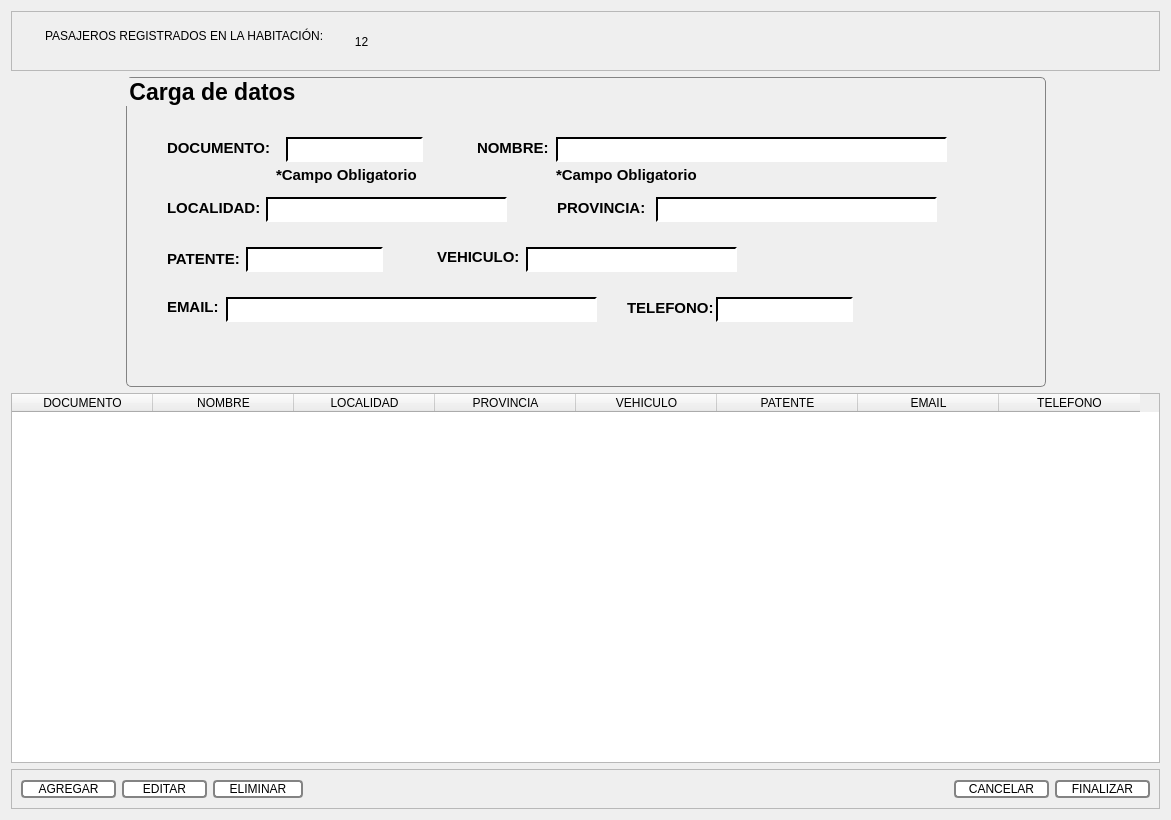
<?xml version="1.0" encoding="UTF-8"?>
<ui version="4.0">
 <class>ventana_registro_pasajeros</class>
 <widget class="QDialog" name="ventana_registro_pasajeros">
  <property name="geometry">
   <rect>
    <x>0</x>
    <y>0</y>
    <width>1171</width>
    <height>787</height>
   </rect>
  </property>
  <property name="windowTitle">
   <string>Registro de pasajeros</string>
  </property>
  <property name="styleSheet">
   <string notr="true">QGroupBox{
	border-color: rgb(0,0,0)
}</string>
  </property>
  <layout class="QVBoxLayout" name="verticalLayout">
   <item>
    <widget class="QFrame" name="frame_2">
     <property name="minimumSize">
      <size>
       <width>0</width>
       <height>60</height>
      </size>
     </property>
     <property name="frameShape">
      <enum>QFrame::StyledPanel</enum>
     </property>
     <property name="frameShadow">
      <enum>QFrame::Raised</enum>
     </property>
     <widget class="QLabel" name="label_9">
      <property name="geometry">
       <rect>
        <x>34</x>
        <y>5</y>
        <width>281</width>
        <height>40</height>
       </rect>
      </property>
      <property name="minimumSize">
       <size>
        <width>280</width>
        <height>40</height>
       </size>
      </property>
      <property name="text">
       <string>PASAJEROS REGISTRADOS EN LA HABITACIÓN: </string>
      </property>
     </widget>
     <widget class="QLabel" name="label_10">
      <property name="geometry">
       <rect>
        <x>320</x>
        <y>10</y>
        <width>61</width>
        <height>41</height>
       </rect>
      </property>
      <property name="minimumSize">
       <size>
        <width>60</width>
        <height>40</height>
       </size>
      </property>
      <property name="text">
       <string>12</string>
      </property>
      <property name="alignment">
       <set>Qt::AlignCenter</set>
      </property>
     </widget>
    </widget>
   </item>
   <item>
    <layout class="QHBoxLayout" name="horizontalLayout">
     <item>
      <spacer name="horizontalSpacer">
       <property name="orientation">
        <enum>Qt::Horizontal</enum>
       </property>
       <property name="sizeHint" stdset="0">
        <size>
         <width>102</width>
         <height>20</height>
        </size>
       </property>
      </spacer>
     </item>
     <item>
      <widget class="QGroupBox" name="groupBox_pasajero">
       <property name="sizePolicy">
        <sizepolicy hsizetype="Fixed" vsizetype="Fixed">
         <horstretch>0</horstretch>
         <verstretch>0</verstretch>
        </sizepolicy>
       </property>
       <property name="minimumSize">
        <size>
         <width>920</width>
         <height>310</height>
        </size>
       </property>
       <property name="maximumSize">
        <size>
         <width>920</width>
         <height>310</height>
        </size>
       </property>
       <property name="font">
        <font>
         <pointsize>17</pointsize>
         <weight>75</weight>
         <bold>true</bold>
        </font>
       </property>
       <property name="styleSheet">
        <string notr="true">QGroupBox{
	border-width: 1px;
	border-style: solid;
	border-color: rgb(131, 131, 131);
	border-radius: 5px;
}
QLabel{
	font: bold 15px;
	background-color: transparent;
}

QLabel#lbl_mensaje2{
	color:rgb(255, 0, 0);
	font: 5pt &quot;Calibri&quot;;

}

QLineEdit{
	background-color: rgb(255,255,255);
	font: 12pt &quot;Calibri&quot;;
	border-width: 2px;
	border-top-color: rgb(0, 0, 0);
	border-left-color: rgb(0, 0, 0);
	border-right-color: rgb(255,255,255);	
	border-bottom-color: rgb(255,255,255);
	border-style: solid;

}

QPushButton{
	background-color: rgb(255,255,255);
	font: 12pt &quot;Calibri&quot;;
	border-width: 2px;
	border-style: solid;
	border-color: rgb(131, 131, 131);
	border-radius: 4px;
}

QPushButton:hover{
	background-color: rgb(153, 142, 140);
	font: 75 italic 12pt &quot;Calibri&quot;;
	border-width: 2px;
	border-style: solid;
	border-color: rgb(131, 131, 131);
	border-radius: 4px;
}</string>
       </property>
       <property name="title">
        <string>Carga de datos</string>
       </property>
       <property name="alignment">
        <set>Qt::AlignLeading|Qt::AlignLeft|Qt::AlignVCenter</set>
       </property>
       <property name="flat">
        <bool>true</bool>
       </property>
       <property name="checkable">
        <bool>false</bool>
       </property>
       <widget class="QLabel" name="label">
        <property name="geometry">
         <rect>
          <x>351</x>
          <y>62</y>
          <width>72</width>
          <height>18</height>
         </rect>
        </property>
        <property name="text">
         <string>NOMBRE:</string>
        </property>
        <property name="buddy">
         <cstring>lineEdit_nombre</cstring>
        </property>
       </widget>
       <widget class="QLineEdit" name="lineEdit_nombre">
        <property name="geometry">
         <rect>
          <x>430</x>
          <y>60</y>
          <width>391</width>
          <height>25</height>
         </rect>
        </property>
        <property name="maxLength">
         <number>50</number>
        </property>
        <property name="cursorPosition">
         <number>0</number>
        </property>
       </widget>
       <widget class="QLabel" name="label_2">
        <property name="geometry">
         <rect>
          <x>41</x>
          <y>62</y>
          <width>104</width>
          <height>18</height>
         </rect>
        </property>
        <property name="text">
         <string>DOCUMENTO:</string>
        </property>
        <property name="buddy">
         <cstring>lineEdit_dni</cstring>
        </property>
       </widget>
       <widget class="QLineEdit" name="lineEdit_dni">
        <property name="geometry">
         <rect>
          <x>160</x>
          <y>60</y>
          <width>137</width>
          <height>25</height>
         </rect>
        </property>
        <property name="maxLength">
         <number>8</number>
        </property>
       </widget>
       <widget class="QLabel" name="label_3">
        <property name="geometry">
         <rect>
          <x>41</x>
          <y>122</y>
          <width>94</width>
          <height>18</height>
         </rect>
        </property>
        <property name="text">
         <string>LOCALIDAD:</string>
        </property>
        <property name="buddy">
         <cstring>lineEdit_localidad</cstring>
        </property>
       </widget>
       <widget class="QLineEdit" name="lineEdit_localidad">
        <property name="geometry">
         <rect>
          <x>140</x>
          <y>120</y>
          <width>241</width>
          <height>25</height>
         </rect>
        </property>
        <property name="maxLength">
         <number>30</number>
        </property>
        <property name="cursorPosition">
         <number>0</number>
        </property>
       </widget>
       <widget class="QLabel" name="label_4">
        <property name="geometry">
         <rect>
          <x>431</x>
          <y>122</y>
          <width>94</width>
          <height>18</height>
         </rect>
        </property>
        <property name="text">
         <string>PROVINCIA:</string>
        </property>
        <property name="buddy">
         <cstring>lineEdit_provincia</cstring>
        </property>
       </widget>
       <widget class="QLineEdit" name="lineEdit_provincia">
        <property name="geometry">
         <rect>
          <x>530</x>
          <y>120</y>
          <width>281</width>
          <height>25</height>
         </rect>
        </property>
        <property name="maxLength">
         <number>30</number>
        </property>
        <property name="cursorPosition">
         <number>0</number>
        </property>
        <property name="alignment">
         <set>Qt::AlignLeading|Qt::AlignLeft|Qt::AlignVCenter</set>
        </property>
       </widget>
       <widget class="QLabel" name="label_5">
        <property name="geometry">
         <rect>
          <x>41</x>
          <y>173</y>
          <width>73</width>
          <height>18</height>
         </rect>
        </property>
        <property name="text">
         <string>PATENTE:</string>
        </property>
        <property name="buddy">
         <cstring>lineEdit_patente</cstring>
        </property>
       </widget>
       <widget class="QLineEdit" name="lineEdit_patente">
        <property name="geometry">
         <rect>
          <x>120</x>
          <y>170</y>
          <width>137</width>
          <height>25</height>
         </rect>
        </property>
        <property name="maxLength">
         <number>8</number>
        </property>
        <property name="cursorPosition">
         <number>0</number>
        </property>
        <property name="alignment">
         <set>Qt::AlignLeading|Qt::AlignLeft|Qt::AlignVCenter</set>
        </property>
       </widget>
       <widget class="QLabel" name="label_6">
        <property name="geometry">
         <rect>
          <x>41</x>
          <y>221</y>
          <width>53</width>
          <height>18</height>
         </rect>
        </property>
        <property name="text">
         <string>EMAIL:</string>
        </property>
        <property name="buddy">
         <cstring>lineEdit_email</cstring>
        </property>
       </widget>
       <widget class="QLineEdit" name="lineEdit_email">
        <property name="geometry">
         <rect>
          <x>100</x>
          <y>220</y>
          <width>371</width>
          <height>25</height>
         </rect>
        </property>
        <property name="maxLength">
         <number>50</number>
        </property>
        <property name="cursorPosition">
         <number>0</number>
        </property>
       </widget>
       <widget class="QLabel" name="label_7">
        <property name="geometry">
         <rect>
          <x>311</x>
          <y>171</y>
          <width>84</width>
          <height>18</height>
         </rect>
        </property>
        <property name="text">
         <string>VEHICULO:</string>
        </property>
        <property name="buddy">
         <cstring>lineEdit_vehiculo</cstring>
        </property>
       </widget>
       <widget class="QLineEdit" name="lineEdit_vehiculo">
        <property name="geometry">
         <rect>
          <x>400</x>
          <y>170</y>
          <width>211</width>
          <height>25</height>
         </rect>
        </property>
        <property name="maxLength">
         <number>30</number>
        </property>
        <property name="cursorPosition">
         <number>0</number>
        </property>
        <property name="alignment">
         <set>Qt::AlignLeading|Qt::AlignLeft|Qt::AlignVCenter</set>
        </property>
       </widget>
       <widget class="QLabel" name="label_8">
        <property name="geometry">
         <rect>
          <x>501</x>
          <y>222</y>
          <width>86</width>
          <height>18</height>
         </rect>
        </property>
        <property name="text">
         <string>TELEFONO:</string>
        </property>
        <property name="buddy">
         <cstring>lineEdit_telefono</cstring>
        </property>
       </widget>
       <widget class="QLineEdit" name="lineEdit_telefono">
        <property name="geometry">
         <rect>
          <x>590</x>
          <y>220</y>
          <width>137</width>
          <height>25</height>
         </rect>
        </property>
        <property name="maxLength">
         <number>15</number>
        </property>
        <property name="cursorPosition">
         <number>0</number>
        </property>
        <property name="alignment">
         <set>Qt::AlignLeading|Qt::AlignLeft|Qt::AlignVCenter</set>
        </property>
       </widget>
       <widget class="QLabel" name="lbl_mensaje">
        <property name="geometry">
         <rect>
          <x>150</x>
          <y>90</y>
          <width>161</width>
          <height>16</height>
         </rect>
        </property>
        <property name="palette">
         <palette>
          <active>
           <colorrole role="Button">
            <brush brushstyle="SolidPattern">
             <color alpha="0">
              <red>0</red>
              <green>0</green>
              <blue>0</blue>
             </color>
            </brush>
           </colorrole>
           <colorrole role="Base">
            <brush brushstyle="SolidPattern">
             <color alpha="0">
              <red>0</red>
              <green>0</green>
              <blue>0</blue>
             </color>
            </brush>
           </colorrole>
           <colorrole role="Window">
            <brush brushstyle="SolidPattern">
             <color alpha="0">
              <red>0</red>
              <green>0</green>
              <blue>0</blue>
             </color>
            </brush>
           </colorrole>
          </active>
          <inactive>
           <colorrole role="Button">
            <brush brushstyle="SolidPattern">
             <color alpha="0">
              <red>0</red>
              <green>0</green>
              <blue>0</blue>
             </color>
            </brush>
           </colorrole>
           <colorrole role="Base">
            <brush brushstyle="SolidPattern">
             <color alpha="0">
              <red>0</red>
              <green>0</green>
              <blue>0</blue>
             </color>
            </brush>
           </colorrole>
           <colorrole role="Window">
            <brush brushstyle="SolidPattern">
             <color alpha="0">
              <red>0</red>
              <green>0</green>
              <blue>0</blue>
             </color>
            </brush>
           </colorrole>
          </inactive>
          <disabled>
           <colorrole role="Button">
            <brush brushstyle="SolidPattern">
             <color alpha="0">
              <red>0</red>
              <green>0</green>
              <blue>0</blue>
             </color>
            </brush>
           </colorrole>
           <colorrole role="Base">
            <brush brushstyle="SolidPattern">
             <color alpha="0">
              <red>0</red>
              <green>0</green>
              <blue>0</blue>
             </color>
            </brush>
           </colorrole>
           <colorrole role="Window">
            <brush brushstyle="SolidPattern">
             <color alpha="0">
              <red>0</red>
              <green>0</green>
              <blue>0</blue>
             </color>
            </brush>
           </colorrole>
          </disabled>
         </palette>
        </property>
        <property name="font">
         <font>
          <pointsize>-1</pointsize>
          <weight>75</weight>
          <italic>false</italic>
          <bold>true</bold>
         </font>
        </property>
        <property name="text">
         <string>*Campo Obligatorio</string>
        </property>
       </widget>
       <widget class="QLabel" name="lbl_mensaje_2">
        <property name="geometry">
         <rect>
          <x>430</x>
          <y>90</y>
          <width>161</width>
          <height>16</height>
         </rect>
        </property>
        <property name="text">
         <string>*Campo Obligatorio</string>
        </property>
       </widget>
      </widget>
     </item>
     <item>
      <spacer name="horizontalSpacer_2">
       <property name="orientation">
        <enum>Qt::Horizontal</enum>
       </property>
       <property name="sizeHint" stdset="0">
        <size>
         <width>112</width>
         <height>20</height>
        </size>
       </property>
      </spacer>
     </item>
    </layout>
   </item>
   <item>
    <widget class="QTableWidget" name="tabla_mostrar_pasajeros">
     <property name="minimumSize">
      <size>
       <width>1149</width>
       <height>370</height>
      </size>
     </property>
     <property name="maximumSize">
      <size>
       <width>1149</width>
       <height>16777215</height>
      </size>
     </property>
     <property name="sizeAdjustPolicy">
      <enum>QAbstractScrollArea::AdjustToContents</enum>
     </property>
     <property name="showGrid">
      <bool>true</bool>
     </property>
     <property name="rowCount">
      <number>0</number>
     </property>
     <attribute name="horizontalHeaderDefaultSectionSize">
      <number>141</number>
     </attribute>
     <attribute name="horizontalHeaderHighlightSections">
      <bool>true</bool>
     </attribute>
     <attribute name="horizontalHeaderMinimumSectionSize">
      <number>141</number>
     </attribute>
     <attribute name="horizontalHeaderShowSortIndicator" stdset="0">
      <bool>false</bool>
     </attribute>
     <attribute name="horizontalHeaderStretchLastSection">
      <bool>false</bool>
     </attribute>
     <attribute name="verticalHeaderVisible">
      <bool>true</bool>
     </attribute>
     <attribute name="verticalHeaderCascadingSectionResizes">
      <bool>false</bool>
     </attribute>
     <column>
      <property name="text">
       <string>DOCUMENTO</string>
      </property>
     </column>
     <column>
      <property name="text">
       <string>NOMBRE</string>
      </property>
     </column>
     <column>
      <property name="text">
       <string>LOCALIDAD</string>
      </property>
     </column>
     <column>
      <property name="text">
       <string>PROVINCIA</string>
      </property>
     </column>
     <column>
      <property name="text">
       <string>VEHICULO</string>
      </property>
     </column>
     <column>
      <property name="text">
       <string>PATENTE</string>
      </property>
     </column>
     <column>
      <property name="text">
       <string>EMAIL</string>
      </property>
     </column>
     <column>
      <property name="text">
       <string>TELEFONO</string>
      </property>
     </column>
    </widget>
   </item>
   <item>
    <widget class="QFrame" name="frame">
     <property name="styleSheet">
      <string notr="true">QPushButton{
	background-color: rgb(255,255,255);
	font: 12pt &quot;Calibri&quot;;
	border-width: 2px;
	border-style: solid;
	border-color: rgb(131, 131, 131);
	border-radius: 4px;
}

QPushButton:hover{
	background-color: rgb(153, 142, 140);
	font: 75 italic 12pt &quot;Calibri&quot;;
	border-width: 2px;
	border-style: solid;
	border-color: rgb(131, 131, 131);
	border-radius: 4px;
}</string>
     </property>
     <property name="frameShape">
      <enum>QFrame::StyledPanel</enum>
     </property>
     <property name="frameShadow">
      <enum>QFrame::Raised</enum>
     </property>
     <layout class="QHBoxLayout" name="horizontalLayout_2">
      <item>
       <widget class="QPushButton" name="pushButton_5">
        <property name="minimumSize">
         <size>
          <width>95</width>
          <height>0</height>
         </size>
        </property>
        <property name="text">
         <string>AGREGAR</string>
        </property>
       </widget>
      </item>
      <item>
       <widget class="QPushButton" name="pushButton">
        <property name="minimumSize">
         <size>
          <width>85</width>
          <height>0</height>
         </size>
        </property>
        <property name="text">
         <string>EDITAR</string>
        </property>
       </widget>
      </item>
      <item>
       <widget class="QPushButton" name="pushButton_2">
        <property name="minimumSize">
         <size>
          <width>90</width>
          <height>0</height>
         </size>
        </property>
        <property name="text">
         <string>ELIMINAR</string>
        </property>
       </widget>
      </item>
      <item>
       <spacer name="horizontalSpacer_3">
        <property name="orientation">
         <enum>Qt::Horizontal</enum>
        </property>
        <property name="sizeHint" stdset="0">
         <size>
          <width>627</width>
          <height>20</height>
         </size>
        </property>
       </spacer>
      </item>
      <item>
       <widget class="QPushButton" name="pushButton_3">
        <property name="minimumSize">
         <size>
          <width>95</width>
          <height>0</height>
         </size>
        </property>
        <property name="text">
         <string>CANCELAR</string>
        </property>
       </widget>
      </item>
      <item>
       <widget class="QPushButton" name="pushButton_4">
        <property name="minimumSize">
         <size>
          <width>95</width>
          <height>0</height>
         </size>
        </property>
        <property name="text">
         <string>FINALIZAR</string>
        </property>
       </widget>
      </item>
     </layout>
    </widget>
   </item>
  </layout>
 </widget>
 <tabstops>
  <tabstop>lineEdit_dni</tabstop>
  <tabstop>lineEdit_nombre</tabstop>
  <tabstop>lineEdit_localidad</tabstop>
  <tabstop>lineEdit_provincia</tabstop>
  <tabstop>lineEdit_patente</tabstop>
  <tabstop>lineEdit_vehiculo</tabstop>
  <tabstop>lineEdit_email</tabstop>
  <tabstop>lineEdit_telefono</tabstop>
  <tabstop>tabla_mostrar_pasajeros</tabstop>
 </tabstops>
 <resources/>
 <connections/>
</ui>
